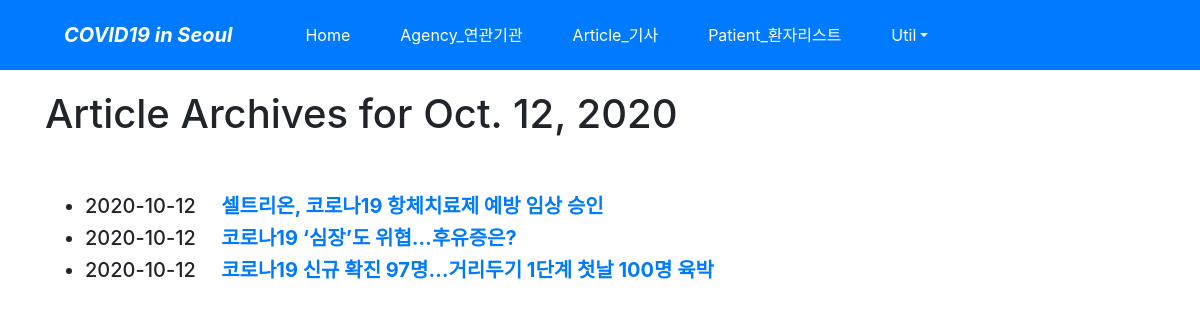
Page /article/archive/today/ on the committed database.
### article/models.py (models this page shows, shortened)
class Post(models.Model):
    title = models.CharField(verbose_name='TITLE', max_length=50) #기사제목
    slug = models.SlugField('SLUG', unique=True, allow_unicode=True, help_text='one word for title alias.')
    description = models.CharField('DESCRIPTION', max_length=100, blank=True, help_text='simple description text.') # 기사 설명
    content = models.TextField('CONTENT') # 기사 내용
    create_dt = models.DateTimeField('CREATE DATE', auto_now_add=True) #기사 날짜
    modify_dt = models.DateTimeField('MODIFY DATE', auto_now=True) # 기사 수정 날짜
    url = models.URLField('URL', unique=True) # 원본 기사 URL
    class Meta:
        verbose_name = 'post'
        verbose_name_plural = 'posts'
        db_table = 'article_posts'
        ordering = ('-modify_dt',)
    def get_absolute_url(self):
        return reverse('article:post_detail', args=(self.slug,))

### article/views.py (the view)
# urls.py: path('archive/today/', views.PostTAV.as_view(), name='post_today_archive'),
class PostTAV(TodayArchiveView):
    model = Post
    date_field = 'modify_dt'

### article/templates/article/post_archive_day.html (shortened to what this page needs)
{% extends "base.html" %}
{% block content %}
    <h1>Article Archives for {{ day|date:"N d, Y" }}</h1>
    <br><br>
    <div>
        <ul>
            {% for post in object_list %}
            <li class="h5">
                {{ post.modify_dt|date:"Y-m-d" }}&emsp;
                <a href="{{ post.get_absolute_url }}"><strong>{{ post.title }}</strong></a>
            </li>
            {% endfor %}
        </ul>
    </div>
{% endblock %}

### rows in the picture
Post: modify_dt "2020-10-12", title "셀트리온, 코로나19 항체치료제 예방 임상 승인"
Post: modify_dt "2020-10-12", title "코로나19 ‘심장’도 위협…후유증은?"
Post: modify_dt "2020-10-12", title "코로나19 신규 확진 97명…거리두기 1단계 첫날 100명 육박"

### other values in the picture
{{ day|date:"N d, Y" }} "Oct. 12, 2020"
